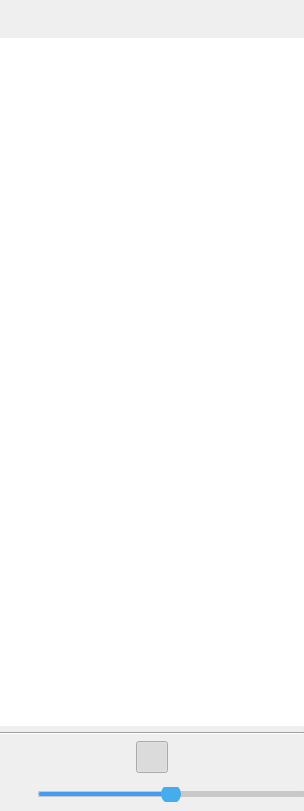
<?xml version="1.0" encoding="UTF-8"?>
<ui version="4.0">
 <class>listWnd</class>
 <widget class="QWidget" name="listWnd">
  <property name="geometry">
   <rect>
    <x>0</x>
    <y>0</y>
    <width>304</width>
    <height>811</height>
   </rect>
  </property>
  <property name="windowTitle">
   <string>Form</string>
  </property>
  <property name="styleSheet">
   <string notr="true"/>
  </property>
  <layout class="QVBoxLayout" name="verticalLayout">
   <property name="spacing">
    <number>6</number>
   </property>
   <property name="leftMargin">
    <number>0</number>
   </property>
   <property name="topMargin">
    <number>0</number>
   </property>
   <property name="rightMargin">
    <number>0</number>
   </property>
   <property name="bottomMargin">
    <number>0</number>
   </property>
   <item>
    <layout class="QHBoxLayout" name="horizontalLayout">
     <item>
      <spacer name="horizontalSpacer">
       <property name="orientation">
        <enum>Qt::Horizontal</enum>
       </property>
       <property name="sizeHint" stdset="0">
        <size>
         <width>40</width>
         <height>20</height>
        </size>
       </property>
      </spacer>
     </item>
     <item>
      <widget class="QPushButton" name="btnOnlie">
       <property name="sizePolicy">
        <sizepolicy hsizetype="Fixed" vsizetype="Fixed">
         <horstretch>0</horstretch>
         <verstretch>0</verstretch>
        </sizepolicy>
       </property>
       <property name="minimumSize">
        <size>
         <width>32</width>
         <height>32</height>
        </size>
       </property>
       <property name="maximumSize">
        <size>
         <width>32</width>
         <height>32</height>
        </size>
       </property>
       <property name="text">
        <string/>
       </property>
       <property name="icon">
        <iconset resource="images.qrc">
         <normaloff>:/images/24gf-folderShare.svg</normaloff>:/images/24gf-folderShare.svg</iconset>
       </property>
       <property name="iconSize">
        <size>
         <width>32</width>
         <height>32</height>
        </size>
       </property>
       <property name="flat">
        <bool>true</bool>
       </property>
      </widget>
     </item>
     <item>
      <widget class="QPushButton" name="selectLoaclFile">
       <property name="sizePolicy">
        <sizepolicy hsizetype="Fixed" vsizetype="Fixed">
         <horstretch>0</horstretch>
         <verstretch>0</verstretch>
        </sizepolicy>
       </property>
       <property name="minimumSize">
        <size>
         <width>32</width>
         <height>32</height>
        </size>
       </property>
       <property name="maximumSize">
        <size>
         <width>32</width>
         <height>32</height>
        </size>
       </property>
       <property name="text">
        <string/>
       </property>
       <property name="icon">
        <iconset resource="images.qrc">
         <normaloff>:/images/24gf-folderPlus.svg</normaloff>:/images/24gf-folderPlus.svg</iconset>
       </property>
       <property name="iconSize">
        <size>
         <width>32</width>
         <height>32</height>
        </size>
       </property>
       <property name="flat">
        <bool>true</bool>
       </property>
      </widget>
     </item>
    </layout>
   </item>
   <item>
    <widget class="QTableView" name="tableView">
     <property name="styleSheet">
      <string notr="true">QTableView {
background-color:&quot;#7fb80e&quot;;
border: none; 
font-size: 14px;
}
QHeaderView::section {
	background-color: lightgray;
   border: none; 
  	 color: black;
   padding: 2px;
   border: 1px solid gray;font-size: 16px;
}

QTableView::verticalHeader {
        display: none;
}</string>
     </property>
    </widget>
   </item>
   <item>
    <widget class="Line" name="line">
     <property name="orientation">
      <enum>Qt::Horizontal</enum>
     </property>
    </widget>
   </item>
   <item>
    <layout class="QHBoxLayout" name="horizontalLayout_2">
     <item>
      <widget class="QPushButton" name="btnDanqu">
       <property name="sizePolicy">
        <sizepolicy hsizetype="Fixed" vsizetype="Fixed">
         <horstretch>0</horstretch>
         <verstretch>0</verstretch>
        </sizepolicy>
       </property>
       <property name="minimumSize">
        <size>
         <width>32</width>
         <height>32</height>
        </size>
       </property>
       <property name="maximumSize">
        <size>
         <width>32</width>
         <height>32</height>
        </size>
       </property>
       <property name="text">
        <string/>
       </property>
       <property name="icon">
        <iconset resource="images.qrc">
         <normaloff>:/images/one.svg</normaloff>:/images/one.svg</iconset>
       </property>
       <property name="iconSize">
        <size>
         <width>32</width>
         <height>32</height>
        </size>
       </property>
       <property name="checkable">
        <bool>true</bool>
       </property>
       <property name="flat">
        <bool>true</bool>
       </property>
      </widget>
     </item>
     <item>
      <widget class="QPushButton" name="btnXunhuan">
       <property name="sizePolicy">
        <sizepolicy hsizetype="Fixed" vsizetype="Fixed">
         <horstretch>0</horstretch>
         <verstretch>0</verstretch>
        </sizepolicy>
       </property>
       <property name="minimumSize">
        <size>
         <width>32</width>
         <height>32</height>
        </size>
       </property>
       <property name="maximumSize">
        <size>
         <width>32</width>
         <height>32</height>
        </size>
       </property>
       <property name="text">
        <string/>
       </property>
       <property name="icon">
        <iconset resource="images.qrc">
         <normaloff>:/images/loop.svg</normaloff>:/images/loop.svg</iconset>
       </property>
       <property name="iconSize">
        <size>
         <width>32</width>
         <height>32</height>
        </size>
       </property>
       <property name="checkable">
        <bool>true</bool>
       </property>
       <property name="checked">
        <bool>true</bool>
       </property>
       <property name="flat">
        <bool>true</bool>
       </property>
      </widget>
     </item>
     <item>
      <widget class="QPushButton" name="btnRande">
       <property name="sizePolicy">
        <sizepolicy hsizetype="Fixed" vsizetype="Fixed">
         <horstretch>0</horstretch>
         <verstretch>0</verstretch>
        </sizepolicy>
       </property>
       <property name="minimumSize">
        <size>
         <width>32</width>
         <height>32</height>
        </size>
       </property>
       <property name="maximumSize">
        <size>
         <width>32</width>
         <height>32</height>
        </size>
       </property>
       <property name="text">
        <string/>
       </property>
       <property name="icon">
        <iconset resource="images.qrc">
         <normaloff>:/images/rand.svg</normaloff>:/images/rand.svg</iconset>
       </property>
       <property name="iconSize">
        <size>
         <width>32</width>
         <height>32</height>
        </size>
       </property>
       <property name="checkable">
        <bool>true</bool>
       </property>
       <property name="flat">
        <bool>true</bool>
       </property>
      </widget>
     </item>
    </layout>
   </item>
   <item>
    <layout class="QHBoxLayout" name="horizontalLayout_3">
     <item>
      <widget class="QPushButton" name="vloumeBtn">
       <property name="sizePolicy">
        <sizepolicy hsizetype="Fixed" vsizetype="Fixed">
         <horstretch>0</horstretch>
         <verstretch>0</verstretch>
        </sizepolicy>
       </property>
       <property name="minimumSize">
        <size>
         <width>32</width>
         <height>32</height>
        </size>
       </property>
       <property name="maximumSize">
        <size>
         <width>32</width>
         <height>32</height>
        </size>
       </property>
       <property name="text">
        <string/>
       </property>
       <property name="icon">
        <iconset resource="images.qrc">
         <normaloff>:/images/sound.svg</normaloff>:/images/sound.svg</iconset>
       </property>
       <property name="iconSize">
        <size>
         <width>32</width>
         <height>32</height>
        </size>
       </property>
       <property name="flat">
        <bool>true</bool>
       </property>
      </widget>
     </item>
     <item>
      <widget class="QSlider" name="horizontalSlider">
       <property name="styleSheet">
        <string notr="true">QSlider::groove:horizontal {
    border: 1px solid  rgb(200, 200, 200);
    height: 6px;
    border-radius: 1px;
    padding: -1px;
}
 
QSlider::sub-page:horizontal {
    background: rgb(200, 200, 200);
    border: 1px solid  rgb(200, 200, 200);
    border-radius: 2px;
}
 
QSlider::add-page:horizontal {
    background: rgb(200, 200, 200);
    border: 1px solid  rgb(200, 200, 200);
    border-radius: 2px;
}
 
QSlider::handle:horizontal {
    background:  rgb(69, 173, 237);
    width: 20px;
    margin-top: -7px;
    margin-bottom: -7px;
    border-radius: 10px;
}
QSlider::sub-page:horizontal{
background: qlineargradient(spread:pad, x1:0, y1:1, x2:0, y2:0, stop:0 #439cf3, stop:0.25 #439cf3, stop:0.5 #439cf3, stop:1 #439cf3);
}</string>
       </property>
       <property name="maximum">
        <number>100</number>
       </property>
       <property name="value">
        <number>50</number>
       </property>
       <property name="orientation">
        <enum>Qt::Horizontal</enum>
       </property>
      </widget>
     </item>
    </layout>
   </item>
  </layout>
 </widget>
 <resources>
  <include location="images.qrc"/>
 </resources>
 <connections/>
</ui>
